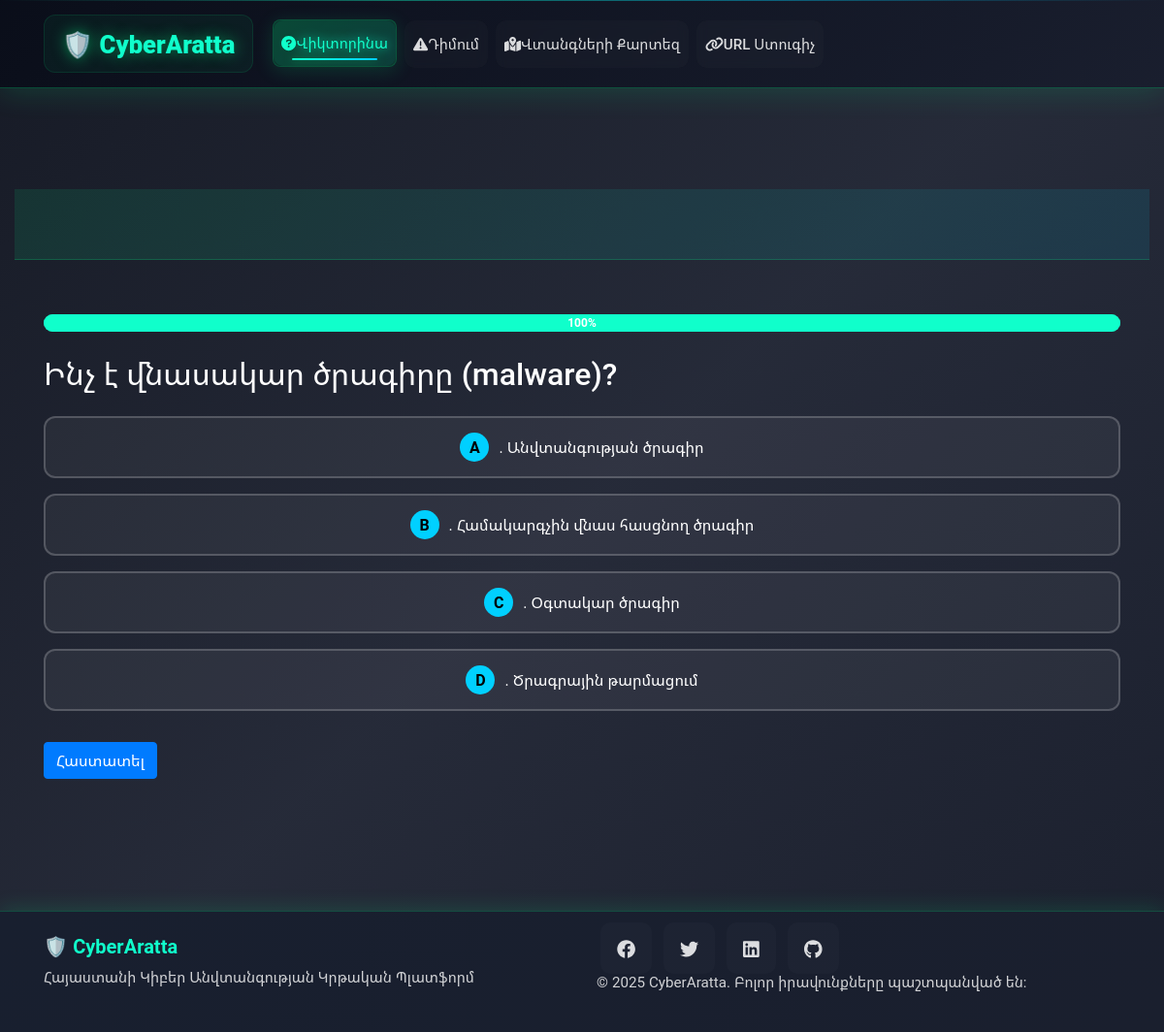
The page /quiz/question/3/ on the database its author committed.
### apps/quiz/models.py (models this page shows, shortened)
class Question(models.Model):
    QUESTION_TYPES = [
        ('classic', 'Ուսուցողական Քուիզ'),
        ('millionaire', 'Միլիոնատեր'),
    ]
    question_text = models.TextField()
    question_type = models.CharField(max_length=20, choices=QUESTION_TYPES)
    category = models.ForeignKey(QuizCategory, on_delete=models.CASCADE)
    difficulty = models.IntegerField(default=1)
    points = models.IntegerField(default=10)
    image = models.ImageField(upload_to='questions/', blank=True, null=True)
    explanation = models.TextField(blank=True)
    is_active = models.BooleanField(default=True)

class Answer(models.Model):
    question = models.ForeignKey(Question, on_delete=models.CASCADE, related_name='answers')
    answer_text = models.CharField(max_length=255)
    is_correct = models.BooleanField(default=False)

### apps/quiz/views.py (the view)
# urls.py: path('question/<int:session_id>/', views.quiz_question, name='quiz_question'),
def quiz_question(request, session_id):
    session = get_object_or_404(QuizSession, id=session_id)
    if session.is_completed:
        return redirect('quiz:quiz_result', session.id)
    questions = Question.objects.filter(
        category=session.category,
        question_type=session.question_type,
        is_active=True
    ).select_related('category').prefetch_related('answers').order_by('difficulty')
    total_questions = questions.count()
    if session.current_question >= total_questions:
        session.is_completed = True
        session.save()
        return redirect('quiz:quiz_result', session.id)
    question = questions[session.current_question]
    answers = list(question.answers.all())
    random.shuffle(answers)
    progress = int((session.current_question + 1) / total_questions * 100)
    template_name = f'quiz/{session.question_type}.html'
    return render(request, template_name, {
        'session': session,
        'question': question,
        'answers': answers,
        'question_number': session.current_question + 1,
        'total_questions': total_questions,
        'progress': progress,
    })

### apps/quiz/templatetags/custom_filters.py (called while the page is built)
@register.filter
def get_letter(index):
    return chr(64 + index) if 1 <= index <= 26 else str(index)

### templates/quiz/classic.html (shortened to what this page needs)
{% extends 'base.html' %}
{% load custom_filters %}
{% block content %}
<div class="container">
    <div class="progress mb-4">
        <div class="progress-bar" role="progressbar" style="width: {{ progress }}%;" aria-valuenow="{{ progress }}" aria-valuemin="0" aria-valuemax="100">{{ progress }}%</div>
    </div>
    <h2 class="mb-4">{{ question.question_text }}</h2>
    <form id="answer-form">
        {% for answer in answers %}
        <button type="button" class="btn btn-outline-light answer-choice-btn w-100 text-start mb-3"
                data-answer-id="{{ answer.id }}" onclick="selectAnswerButton({{ answer.id }})">
            <span class="answer-letter">{{ forloop.counter|get_letter }}</span>. {{ answer.answer_text }}
        </button>
        {% endfor %}
        <button type="submit" class="btn btn-primary mt-3">Հաստատել</button>
    </form>
</div>
{% endblock %}

### static/css/custom.css (style rules this page uses)
:root { --neon-green: #00ff88; --neon-blue: #00ccff; --dark-bg: #0a0e1a; --darker-bg: #1a1f2e; --card-bg: rgba(20, 25, 35, 0.85); --font-armenian: 'Noto Sans Armenian', 'Roboto', Arial, sans-serif; }
body { background: linear-gradient(135deg, rgba(10, 14, 26, 0.95) 0%, rgba(26, 31, 46, 0.95) 50%, rgba(15, 20, 35, 0.95) 100%); font-family: var(--font-armenian); }
body.cyber-bg { background: linear-gradient(135deg, rgba(10, 14, 26, 0.95) 0%, rgba(26, 31, 46, 0.95) 50%, rgba(15, 20, 35, 0.95) 100%); font-family: var(--font-armenian); color: #ffffff; min-height: 100vh; }
.answer-letter { display: inline-block; width: 30px; height: 30px; background: var(--neon-green); color: #000; border-radius: 50%; text-align: center; line-height: 30px; font-weight: bold; margin-right: 15px; }
.answer-choice-btn { background: rgba(255, 255, 255, 0.05) !important; border: 2px solid rgba(255, 255, 255, 0.2) !important; color: #fff !important; padding: 15px 20px !important; border-radius: 12px !important; transition: all 0.3s ease !important; position: relative !important; overflow: hidden !important; }
.progress { background-color: rgba(255, 255, 255, 0.1) !important; }
.progress-bar { color: #ffffff !important; font-weight: 600; }

### static/css/quiz-patterns.css (style rules this page uses)
:root { --neon-green: #10ffcb; --neon-blue: #00d0ff; --dark-bg: #181f2f; --font-armenian: 'Noto Sans Armenian', 'Roboto', Arial, sans-serif; }

### static/css/quiz-theme.css (style rules this page uses)
:root { --neon-green: #10ffcb; --neon-blue: #00d0ff; --dark-bg: #181f2f; --font-armenian: 'Noto Sans Armenian', 'Roboto', Arial, sans-serif; }
.answer-letter { display: inline-block; width: 30px; height: 30px; line-height: 30px; text-align: center; background: var(--neon-blue); border-radius: 50%; margin-right: 10px; font-weight: 600; }
.progress { height: 18px; background-color: rgba(0, 0, 0, 0.3); }
.progress-bar { background-color: var(--neon-green); }

### static/css/quiz-home.css (style rules this page uses)
:root { --neon-green: #10ffcb; --neon-blue: #00d0ff; --dark-bg: #181f2f; --font-armenian: 'Noto Sans Armenian', 'Roboto', Arial, sans-serif; }

### static/css/quiz.css (style rules this page uses)
:root { --neon-green: #10ffcb; --neon-blue: #00d0ff; --dark-bg: #181f2f; --font-armenian: 'Noto Sans Armenian', 'Roboto', Arial, sans-serif; }
.progress { height: 18px; background-color: rgba(0, 0, 0, 0.3); border-radius: 10px; overflow: hidden; }
.progress-bar { background-color: var(--neon-green); color: #ffffff; font-weight: 600; box-shadow: 0 0 8px var(--neon-green); transition: width 0.5s ease-in-out; }

### rows shown on the page
Question: question_text "Ինչ է վնասակար ծրագիրը (malware)?"
Answer: answer_text "Անվտանգության ծրագիր"
Answer: answer_text "Համակարգչին վնաս հասցնող ծրագիր"
Answer: answer_text "Օգտակար ծրագիր"
Answer: answer_text "Ծրագրային թարմացում"

### other values the page prints
{{ progress }} "100"
